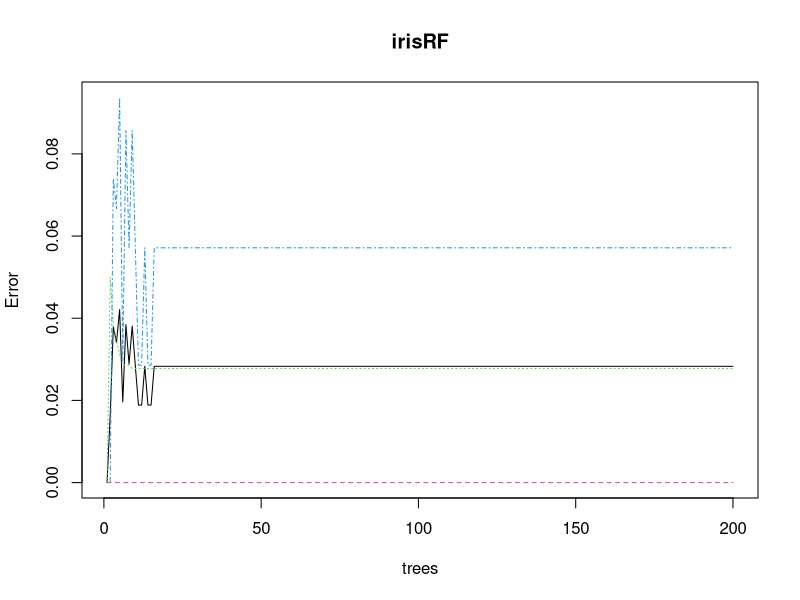
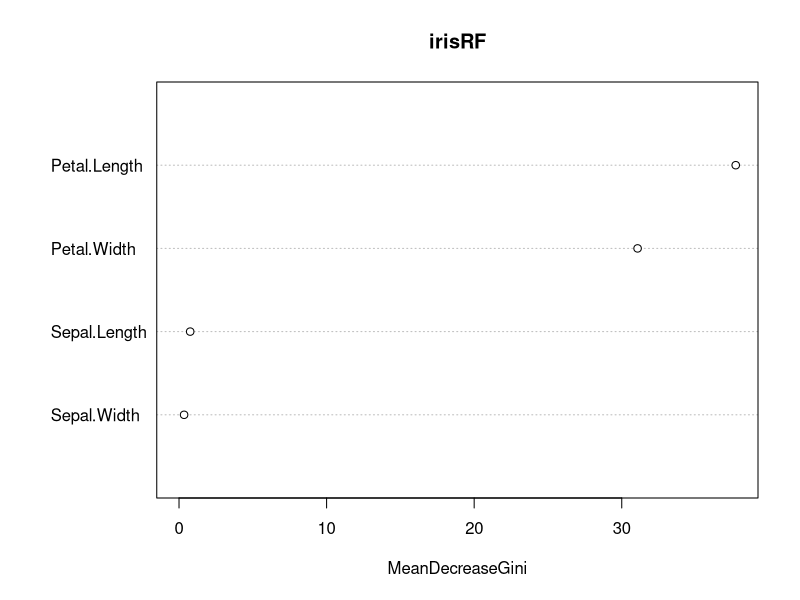
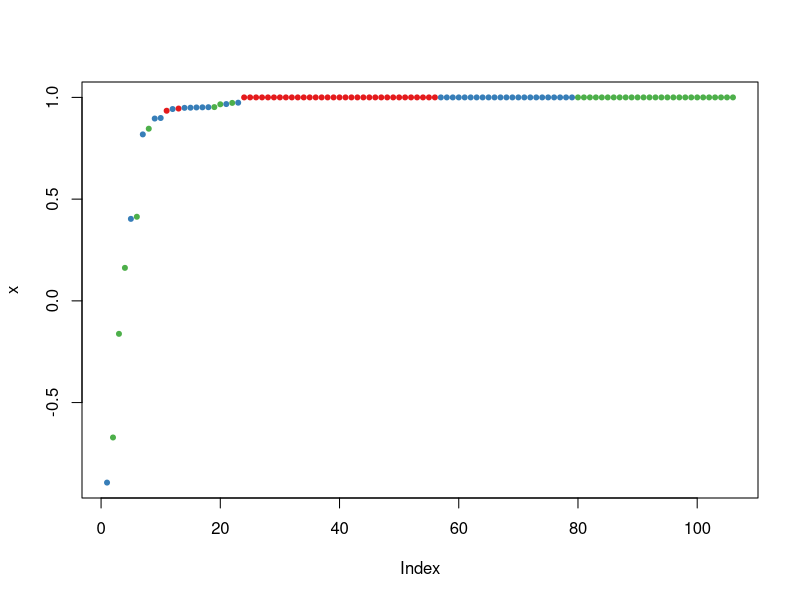

These figures' R source, in order:
# Matthias Nevins
# randomForest
# 26 April 2017

install.packages("randomForest") 
install.packages("caTools")
install.packages("pROC")
install.packages("MASS")

############ randomForest #######################

# Begin by installing the randomForest package
#install.packages("randomForest")
library("randomForest")

#### EXAMPLE 1: Iris data ####
# Call to "iris" data set available in R 
#data(iris) 
#View(iris) 
#str(iris) # numeric predictor variables, Species variable is catagorical
#summary(iris)

# Store iris in a new data fram 

Dframe <- iris

# Let's get started 
set.seed(123) # to get reproducible random results

# Split iris data to training data and testing data
# Train the model with 70% of data and test it 
# with the remaing %30 of the data. 
help(sample)
spl <- sample(2,nrow(Dframe),replace=TRUE,prob=c(0.7,0.3)) 
print(spl)

# define the training data 
trainData <- Dframe[spl==1,]
head(trainData)

# Test data 
testData <- Dframe[spl==2,]
head(testData)

# Generate random forest with training data 
irisRF <- randomForest(Species~.,data=trainData, mtry= 3, ntree=200,proximity=TRUE) 
help(randomForest)

# Print Random Forest model and see the importance features
print(irisRF)


# Confusion matrix for train data
table(predict(irisRF),trainData$Species)

# Plot random forest 
plot(irisRF)

# Look at importance of independant vars
importance(irisRF)

# Plot importance 
varImpPlot(irisRF)

# Now build random forest for testing data
help("predict.randomForest")

irisPred <- predict(irisRF,newdata=testData)
print(irisPred)


table(irisPred, testData$Species)

#Now, let's look at the margin, positive or negative,
# if positive it means correct classification
help("margin.randomForest")
plot(margin(irisRF,testData$Species))

####### EXAMPLE 2: Using MASS package ##################

# Begin by importing two libraries 
library(randomForest)
library(MASS)

# set seed 
#help("set.seed")
set.seed(1234)

# Store data "birthwt" data set from the MASS package into a DataFrame 

#help("birthwt")
dFrame <- birthwt

# Identify predictor variables and target variable
# Identify catagorical target variable 
#head(dFrame)
#str(dFrame)
#View(dFrame)

# see how many unique values are within each variable 
# for "low"
length(unique(dFrame$low))